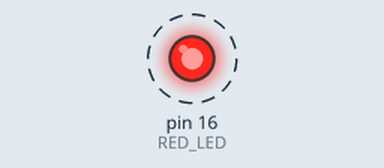
Bench run of a sketch on a simulated Arduino Uno, built with avr-gcc and run on an emulated ATmega328P. Parts: output pins drawn as LEDs (lit = HIGH). Dashed ring = blinking. What the sketch prints to the serial monitor is not drawn.

Above: at 0.5 s.
Timing chart, 0 to 4.6 s (numbered marks = the images above):
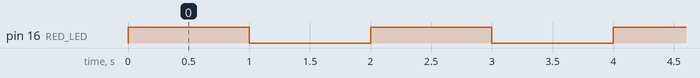

The sketch:

002-BlinkRed.ino
```cpp
/*
 * Connect the Red LED (plus resistor) to the pin
 * that you have entered the number below
 */
#define RED_LED 16

/*
 * Set the digital pin that has the Red LED
 * attached to operate as an Output pin
 *
 * i.e. We can turn it on and off by writing to it
 */
void setup()
{
  Serial.begin(115200);

  pinMode(RED_LED, OUTPUT);
}

/*
 * Write a HIGH value to the RED_LED pin, which
 *  will turn on the LED
 * Then sleep 1 second (1000 milliseconds)
 * Write a LOW value to the RED_LED pin, which
 *  will turn the LED off
 * Then sleep 1 second (1000 milliseconds)
 */
void loop()
{
  Serial.println("On");
  digitalWrite(RED_LED, HIGH);
  delay(1000);

  Serial.println("Off");
  digitalWrite(RED_LED, LOW);
  delay(1000);
}
```

Measured:
- by itself, pin 16 (RED_LED): alternates HIGH for 1.0 s and LOW for 1.0 s
